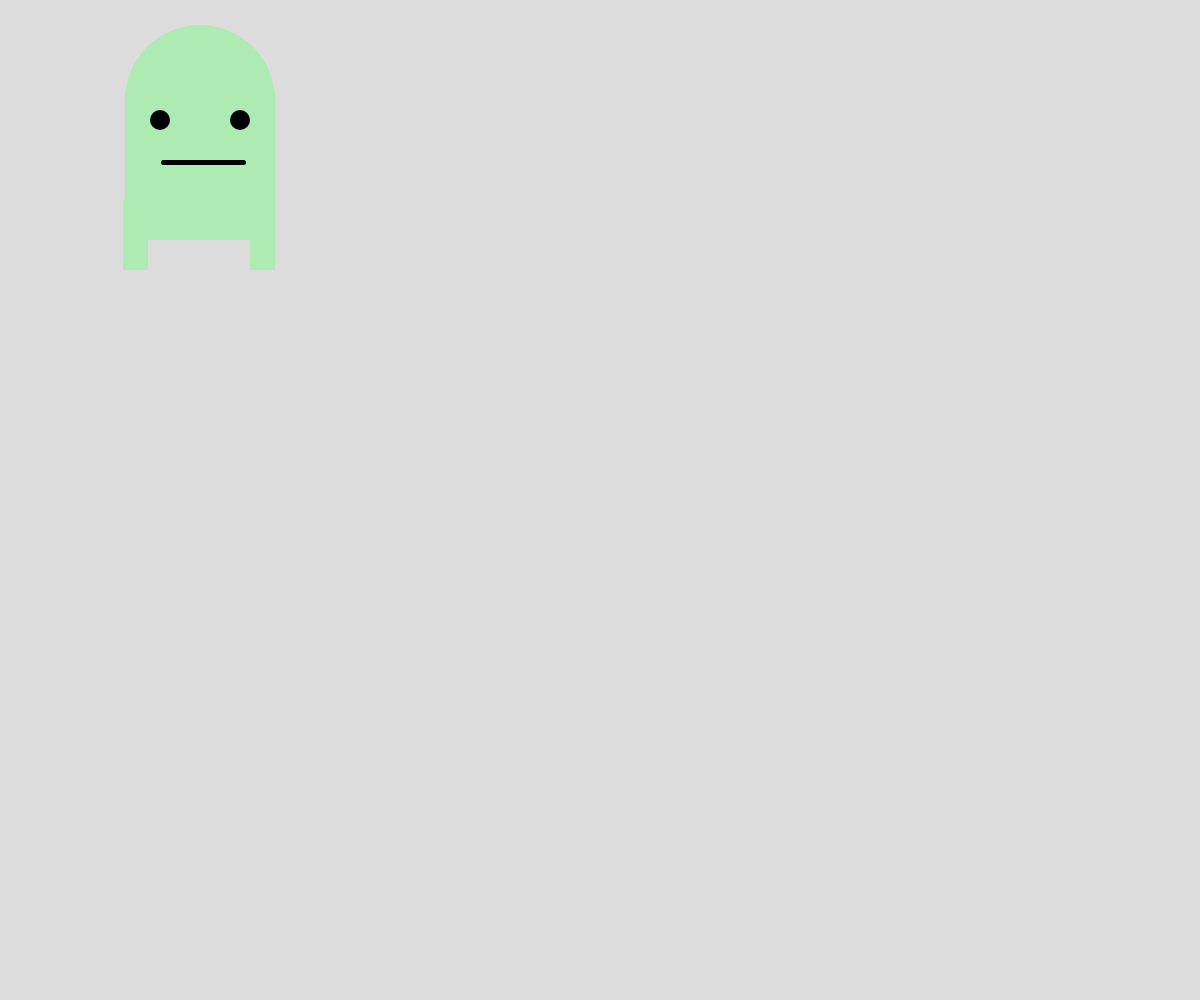
Frame 1 (no input)
Frame 60 (no input): identical to frame 1, image omitted
Frame 120 (the mouse pressed at the canvas centre since frame 60): identical to frame 1, image omitted

The p5.js sketch that drew this single still picture (run headless with seeded random() and noise() and a simulated clock; from frame 60 on, the mouse is pressed at the canvas centre):

// p5.js sketch
// ── sketch.js
// Project Title
// Your Name
// Date
//
// Extra for Experts:
// - describe what you did to take this project "above and beyond"


function setup() {
  createCanvas(windowWidth, windowHeight);
}

function drawBody(){

  noStroke();
  fill(173,235,179);
  circle(200,100,150);

}
function drawBody2(){
  noStroke();
  fill(173,235,179);
  square(125, 90, 150);

}
function drawlegs(){
  noStroke();
  rect(123, 200, 25, 70);
  rect(250, 200, 25, 70 );

}
function drawFace(){
  noStroke();
  fill("black");
  circle(160,120,20);
  circle(240,120,20);
  rect(161, 160, 85, 5, 30);

}
function draw() {
  background(220);
  drawBody();
  drawBody2();
  drawlegs();
  drawFace();
}
